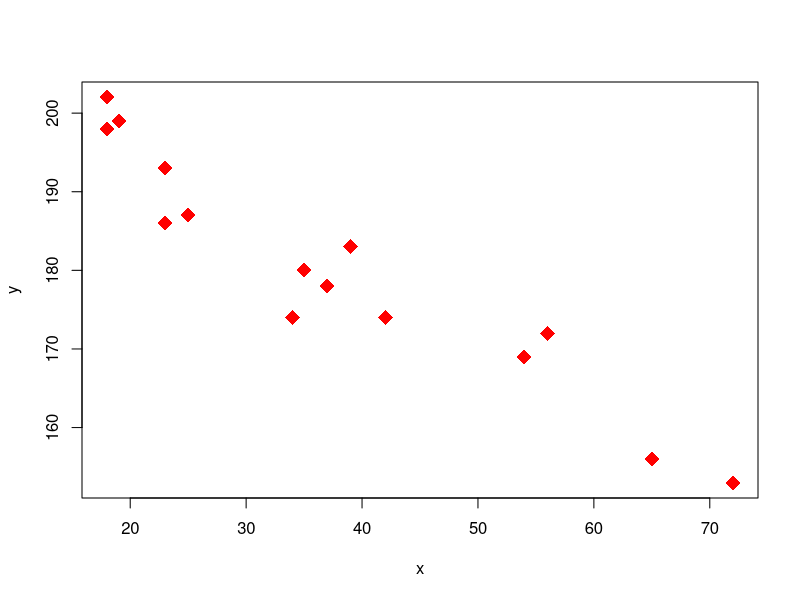
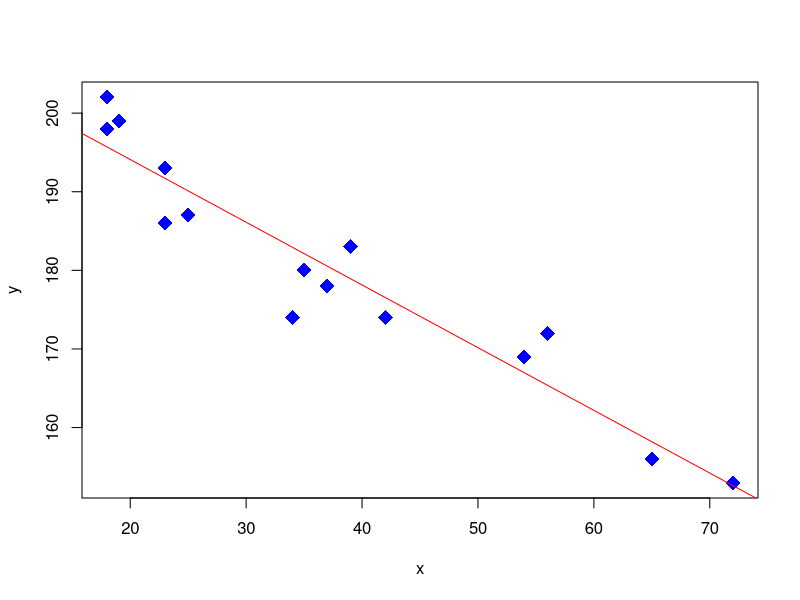

Generate these figures, in order, with R:
## ---- chunk 1
knitr::opts_chunk$set(echo = TRUE)
library(magrittr)
## ---- chunk 2
x <- c(18,23,25,35,65,54,34,56,72,19,23,42,18,39,37)

y <- c(202,186,187,180,156,169,174,172,153,199,193,174,198,183,178)

plot(x,y, pch=18,col="red",cex=2)
## ---- chunk 3
lm.result = lm(y ~ x)
## ---- chunk 4
# Obtain the basic values of the regression analysis

lm.result
## ---- chunk 5
# make a plot
plot(x,y,pch=18,cex=2,col="blue")

# plot the regression line
abline(lm(y ~ x), col="red")

## ---- chunk 6
summary(lm.result)
## ---- chunk 7
coef(lm.result)
## ---- chunk 8
confint(lm.result)
## ---- chunk 9
confint(lm.result) %>% round(2)
## ---- chunk 10
es <- resid(lm.result)
# the residuals lm.result

es %>% round(3)
## ---- chunk 11
b1 <- (coef(lm.result))[['x']] #the x part of the coefficients
n  <-  15

b1 %>% round(3)

n
## ---- chunk 12
#calculate residual standard error
s  <-  sqrt( sum( es^2 ) / (n-2) )
s

## ---- chunk 13

sqrt(deviance(lm.result)/df.residual(lm.result))

## ---- chunk 14


SE <-  s/sqrt(sum((x-mean(x))^2))
SE
## ---- chunk 15
t  <-  (b1 - (-1) )/SE
t
## ---- chunk 16
pt(t,13,lower.tail=FALSE)
## ---- chunk 17
2 * pt(t,13,lower.tail=FALSE)
